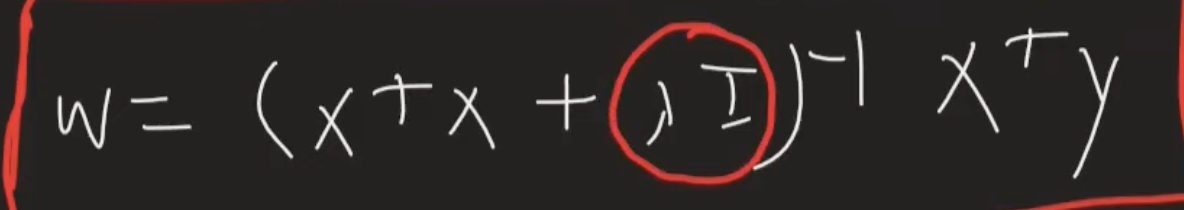
#> input picture rr.png, 1184 x 210 px
$ jupyter execute --allow-errors Ridge_multiple_features_from_scratch.ipynb
#> lines starting #> are read from the running program, lines starting #| are printed output that depends on the picture
[cell 1]
import matplotlib.pyplot as plt
import numpy as np

[cell 2]
from sklearn.datasets import fetch_california_housing
#> (the rest of this cell did not finish here and is left out)

[cell 3]
from sklearn.model_selection import train_test_split
#> (the rest of this cell did not finish here and is left out)

[cell 4]
from sklearn.linear_model import Ridge

[cell 5]
r = Ridge(alpha=10,solver='cholesky')
#> (the rest of this cell did not finish here and is left out)

#> (a cell that did not finish here is left out)

#> (a cell that did not finish here is left out)

[cell 8]
from PIL import Image
rr = Image.open("rr.png")
#> rr is the input picture: PIL image 1184x210 RGBA; mean R, G, B, A 47.4, 40.4, 38.3, 255
rr = rr.resize((int(rr.width*0.6),int(rr.height*0.6)))
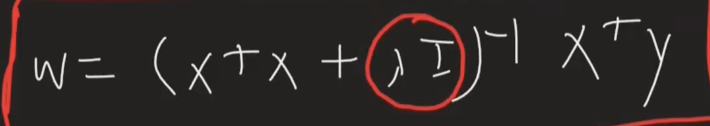
#> rr: PIL image 710x126 RGBA; mean R, G, B, A 47.4, 40.4, 38.3, 255
rr


$ run again, with gd_eq1.png copied over rr.png
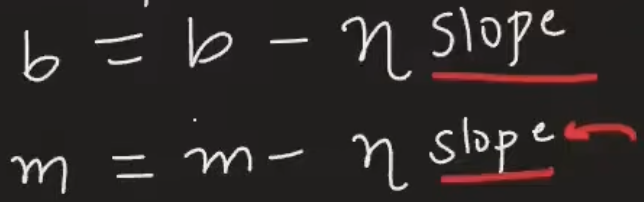
#> input picture gd_eq1.png, 644 x 202 px
#> rr is the input picture: PIL image 644x202 RGBA; mean R, G, B, A 46.8, 41.3, 40.4, 255
#> `rr = rr.resize((int(rr.width*0.6),int(rr.height*0.6)))`:
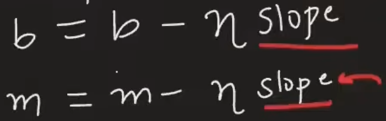
#> rr: PIL image 386x121 RGBA; mean R, G, B, A 46.8, 41.3, 40.4, 255
